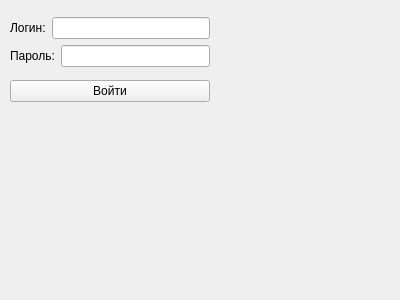
<?xml version="1.0" encoding="UTF-8"?>
<ui version="4.0">
 <class>Form</class>
 <widget class="QWidget" name="Form">
  <property name="geometry">
   <rect>
    <x>0</x>
    <y>0</y>
    <width>400</width>
    <height>300</height>
   </rect>
  </property>
  <property name="windowTitle">
   <string>Form</string>
  </property>
  <widget class="QWidget" name="">
   <property name="geometry">
    <rect>
     <x>10</x>
     <y>10</y>
     <width>200</width>
     <height>101</height>
    </rect>
   </property>
   <layout class="QVBoxLayout" name="verticalLayout_2">
    <item>
     <layout class="QVBoxLayout" name="verticalLayout">
      <item>
       <layout class="QHBoxLayout" name="horizontalLayout">
        <item>
         <widget class="QLabel" name="label">
          <property name="text">
           <string>Логин:</string>
          </property>
         </widget>
        </item>
        <item>
         <widget class="QLineEdit" name="input_login"/>
        </item>
       </layout>
      </item>
      <item>
       <layout class="QHBoxLayout" name="horizontalLayout_2">
        <item>
         <widget class="QLabel" name="label_2">
          <property name="text">
           <string>Пароль:</string>
          </property>
         </widget>
        </item>
        <item>
         <widget class="QLineEdit" name="input_password">
          <property name="text">
           <string/>
          </property>
         </widget>
        </item>
       </layout>
      </item>
     </layout>
    </item>
    <item>
     <widget class="QPushButton" name="submit_button">
      <property name="text">
       <string>Войти</string>
      </property>
     </widget>
    </item>
   </layout>
  </widget>
 </widget>
 <resources/>
 <connections/>
</ui>
